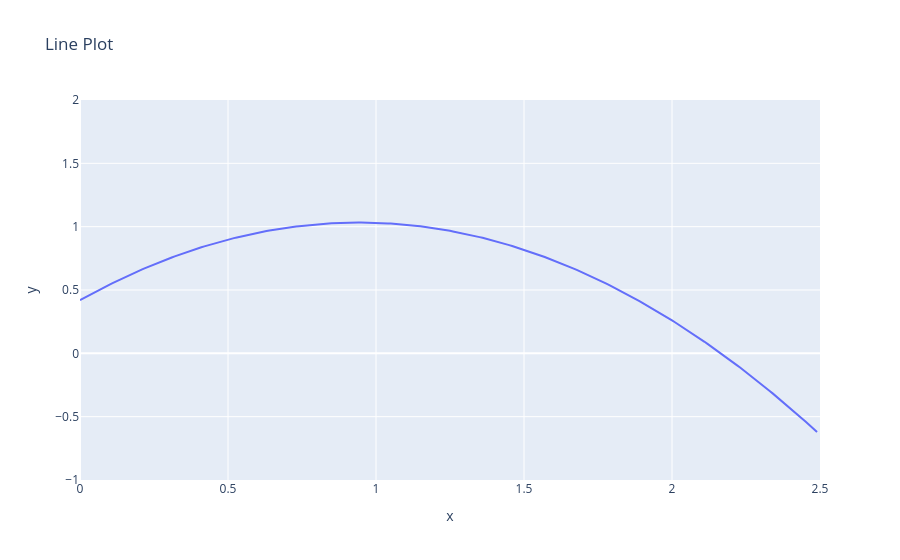

The notebook cell saved with this chart:
### Code cell
fig = px.line(x=xs, y=ys, title="Line Plot")
fig.update_layout(xaxis_range=[0,2.5], yaxis_range=[-1,2])
fig.show()

### Figure 1 — Plotly figure (JSON) as saved in the notebook; plotly's stock layout.template omitted (floating-point values rounded to 4 significant figures; data arrays with more than 128 entries replaced by an {"elided": "..."} marker saying what was removed)
{"data": [{"hovertemplate": "x=%{x}<br>y=%{y}<extra></extra>", "legendgroup": "", "line": {"color": "#636efa", "dash": "solid"}, "marker": {"symbol": "circle"}, "mode": "lines", "name": "", "orientation": "h", "showlegend": false, "type": "scatter", "x": {"elided": "250 float values"}, "xaxis": "x", "y": {"elided": "250 float values"}, "yaxis": "y"}], "layout": {"legend": {"tracegroupgap": 0}, "title": {"text": "Line Plot"}, "xaxis": {"anchor": "y", "domain": [0, 1], "range": [0, 2.5], "title": {"text": "x"}}, "yaxis": {"anchor": "x", "domain": [0, 1], "range": [-1, 2], "title": {"text": "y"}}}}
